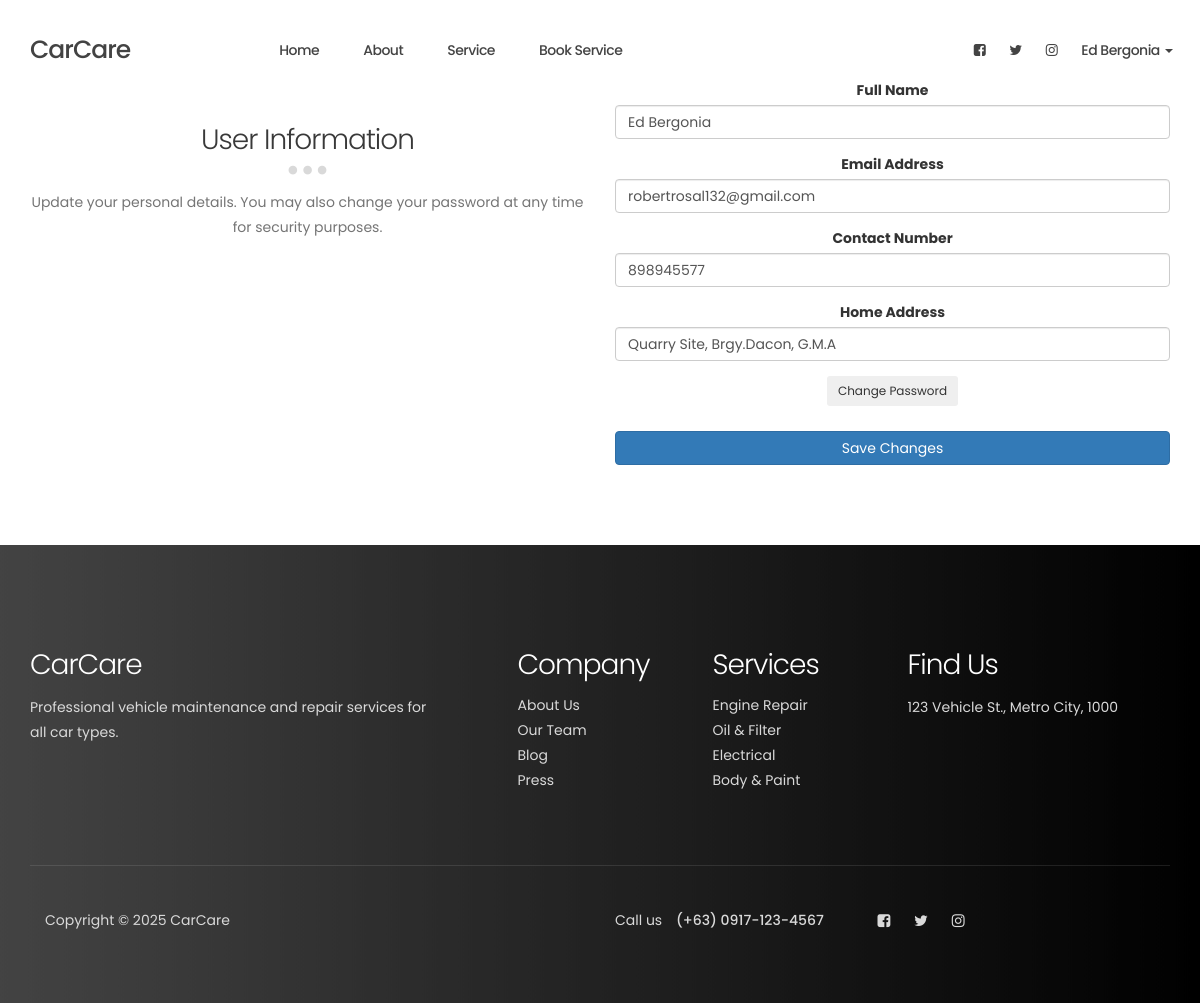
/userside/userinformation.php (signed in), run on the app's committed database.
### tables this page shows
CREATE TABLE `users` (
  `id` int(11) NOT NULL,
  `full_name` varchar(100) NOT NULL,
  `email` varchar(100) NOT NULL,
  `phone` varchar(20) DEFAULT NULL,
  `address` varchar(255) DEFAULT NULL,
  `password` varchar(255) NOT NULL,
  `is_admin` int(10) NOT NULL,
  `created_at` timestamp NOT NULL DEFAULT current_timestamp()
);

### userside/userinformation.php (the view, shortened to what this page needs)
<?php
include "userparts/link.php";
include "userparts/header.php";
include "db.php";
$user_id = $_SESSION["user"]["id"];
$stmt = $conn->prepare("SELECT full_name, email, phone, address FROM users WHERE id = ?");
$stmt->bind_param("i", $user_id);
$stmt->execute();
$result = $stmt->get_result();
$user = $result->fetch_assoc();
?>
<section id="user-info" data-stellar-background-ratio="0.5">
  <div class="container">
    <div class="row">
      <div class="col-md-6 col-sm-6">
        <div class="about-info">
          <div class="section-title">
            <h2>User Information</h2>
            <span class="line-bar">...</span>
          </div>
          <p>Update your personal details. You may also change your password at any time for security purposes.</p>
        </div>
      </div>
      <div class="col-md-6 col-sm-6">
        <form id="userInfoForm" method="POST">
          <div class="form-group">
            <label>Full Name</label>
            <input type="text" name="full_name" class="form-control" value="<?= htmlspecialchars($user['full_name']) ?>" required>
          </div>
          <div class="form-group">
            <label>Email Address</label>
            <input type="email" name="email" class="form-control" value="<?= htmlspecialchars($user['email']) ?>" required>
          </div>
          <div class="form-group">
            <label>Contact Number</label>
            <input type="text" name="phone" class="form-control" value="<?= htmlspecialchars($user['phone']) ?>" required>
          </div>
          <div class="form-group">
            <label>Home Address</label>
            <input type="text" name="address" class="form-control" value="<?= htmlspecialchars($user['address']) ?>" required>
          </div>
          <div class="form-group">
            <button type="button" id="togglePassword" class="btn btn-secondary btn-sm" style="margin-bottom:10px;">
              Change Password
            </button>
          </div>
          <button type="submit" class="btn btn-primary btn-block">Save Changes</button>
        </form>
      </div>
    </div>
  </div>
</section>
<?php
include "userparts/footer.php";
?>

### userside/css/templatemo-style.css (style rules this page uses)
body { background: #ffffff; font-family: "Poppins", sans-serif; overflow-x: hidden; }
h1, h2, h3, h4, h5, h6 { font-weight: 300; line-height: inherit; letter-spacing: -1px; }
h2 { color: #393939; font-size: 2em; }
p { color: #757575; font-size: 14px; font-weight: normal; line-height: 25px; }
* { -webkit-box-sizing: border-box; -moz-box-sizing: border-box; box-sizing: border-box; }
*:before, *:after { -webkit-box-sizing: border-box; -moz-box-sizing: border-box; box-sizing: border-box; }
.section-title { margin-bottom: 60px; }
.section-title h2 { margin-top: 0; margin-bottom: 10px; line-height: 0; }
.section-title .line-bar { color: #d9d9d9; display: block; font-size: 5em; line-height: 0; }
section { padding-top: 80px; padding-bottom: 80px; text-align: center; }
.about-info .section-title { margin: 40px 0 40px 0; }
.about-info { margin-top: 60px; }

### data on the page
users: full_name "Ed Bergonia", email "robertrosal132@gmail.com", phone "898945577", address "Quarry Site, Brgy.Dacon, G.M.A"

### other printed values
$_SESSION["user"]["name"] "Ed Bergonia"
